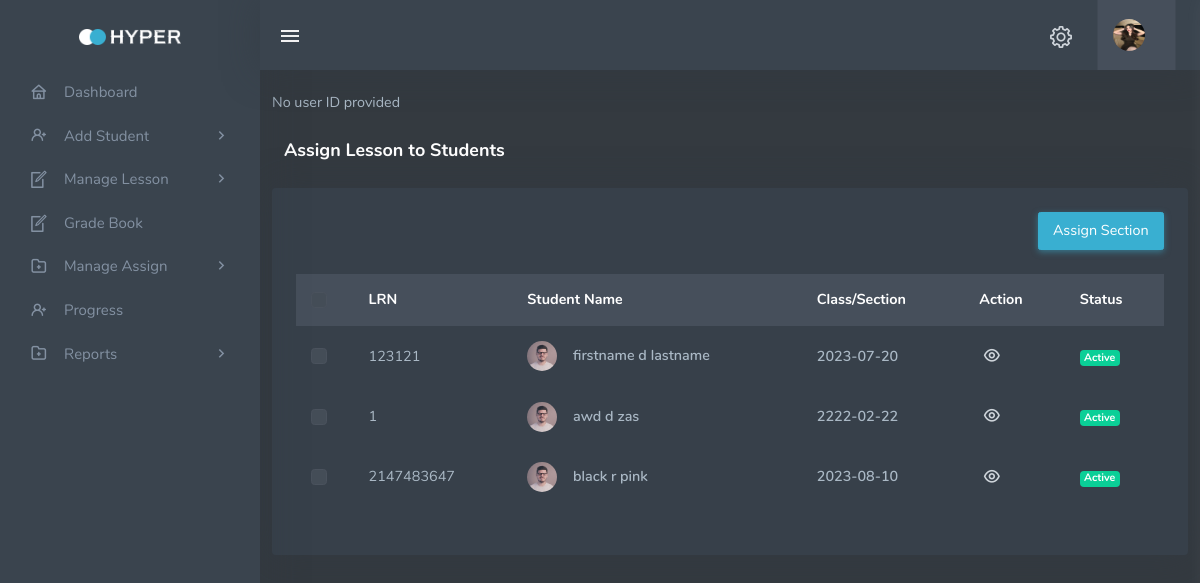
Screenshot of /Teacher_AssignClass.php with the database file from the repository.
### tables this page shows
CREATE TABLE `tbl_learner` (
  `learner_id` int(11) NOT NULL,
  `learner_auto_id` varchar(99) NOT NULL,
  `lrn` int(11) NOT NULL,
  `user_id` int(11) NOT NULL,
  `guardian_info_id` int(11) NOT NULL,
  `guardian_contact_id` int(11) NOT NULL,
  `address_id` int(11) NOT NULL,
  `level_id` int(11) NOT NULL,
  `status_id` int(11) NOT NULL,
  `account_id` int(11) NOT NULL,
  `usercredentials_id` int(11) NOT NULL
);

CREATE TABLE `tbl_learner_id` (
  `learner_id` int(11) NOT NULL,
  `learner_auto_id` varchar(99) NOT NULL,
  `lrn` int(11) NOT NULL
);

CREATE TABLE `tbl_userinfo` (
  `user_id` int(11) NOT NULL,
  `firstname` varchar(244) NOT NULL,
  `middlename` varchar(244) NOT NULL,
  `lastname` varchar(244) NOT NULL,
  `birthday` date NOT NULL,
  `gender` varchar(244) NOT NULL
);

### Teacher_AssignClass.php (the view, shortened to what this page needs)
<!DOCTYPE html>
<html lang="en" class="menuitem-active">
<head>
    <link href="assets/css/vendor/dataTables.bootstrap5.css" rel="stylesheet" type="text/css">
    <link href="assets/css/vendor/responsive.bootstrap5.css" rel="stylesheet" type="text/css">
    <link href="assets/css/icons.min.css" rel="stylesheet" type="text/css">
    <link href="assets/css/app.min.css" rel="stylesheet" type="text/css" id="light-style">
    <link href="assets/css/app-dark.min.css" rel="stylesheet" type="text/css" id="dark-style">
</head>
<body <?php include('dataconfig.php') ?>>
    <div class="wrapper">
        <div class="leftside-menu menuitem-active">
            <a href="index.php" class="logo text-center logo-light">
                <span class="logo-lg">
                    <img src="assets/images/logo.png" alt="" height="16">
                </span>
            </a>
            <div class="h-100 show" id="leftside-menu-container" data-simplebar="init">
                <div class="simplebar-wrapper" style="margin: 0px;">
                    <div class="simplebar-mask">
                        <div class="simplebar-offset" style="right: 0px; bottom: 0px;">
                            <div class="simplebar-content-wrapper" style="height: 100%; overflow: hidden;">
                                <div class="simplebar-content" style="padding: 0px;">
                                    <?php include('teacher_sidemenu.php') ?>
                                </div>
                            </div>
                        </div>
                    </div>
                    <div class="simplebar-required placeholder" style="width: 260px; height: 234px;"></div>
                </div>
            </div>
        </div>
        <div class="content-page">
            <div class="content">
                <?php include('teacher_topbar.php') ?>
                <div class="container-fluid">
                    <div class="row">
                        <div class="col-12">
                            <div class="page-title-box">
                                <h4 class="page-title">Assign Lesson to Students</h4>
                            </div>
                        </div>
                    </div>
                </div>
            </div>
            <div class="row">
                <div class="col-12">
                    <div class="card">
                        <div class="card-body">
                            <div class="row mb-2">
                                <div class="col-sm-4">
                                </div>
                                <div class="col-sm-8">
                                    <div class="text-sm-end">
                                        <button type="button" class="btn btn-info mb-2">Assign Section</button>
                                    </div>
                                </div>
                            </div>
                            <div class="table-responsive">
                                <table
                                    class="table table-centered table-borderless table-hover w-100 dt-responsive nowrap"
                                    id="products-datatable">
                                    <thead class="table-light">
                                        <tr>
                                            <th style="width: 20px;">
                                                <div class="form-check">
                                                    <input type="checkbox" class="form-check-input" id="customCheck1">
                                                    <label class="form-check-label" for="customCheck1">&nbsp;</label>
                                                </div>
                                            </th>
                                            <th>LRN</th>
                                            <th>Student Name</th>
                                            <th>Class/Section</th>
                                            <th>Action</th>
                                            <th>Status</th>
                                        </tr>
                                    </thead>
                                    <tbody>
                                        <?php
                                        include 'dbcon.php';
                                        $sql = "SELECT tbl_userinfo.user_id, tbl_learner.learner_id, tbl_learner.level_id, tbl_user_level.level, tbl_userinfo.firstname,
                                        tbl_userinfo.middlename, tbl_userinfo.lastname, tbl_userinfo.birthday, tbl_userinfo.gender, tbl_user_status.status,
                                        tbl_learner_id.lrn, tbl_address.address, tbl_usercredentials.contact, tbl_usercredentials.email
                                        FROM tbl_learner
                                        JOIN tbl_user_level ON tbl_learner.level_id = tbl_user_level.level_id
                                        JOIN tbl_userinfo ON tbl_learner.user_id = tbl_userinfo.user_id
                                        JOIN tbl_learner_id ON tbl_learner.learner_id = tbl_learner_id.learner_id
                                        JOIN tbl_user_status ON tbl_learner.status_id = tbl_user_status.status_id
                                        JOIN tbl_address ON tbl_learner.address_id = tbl_address.address_id
                                        JOIN tbl_usercredentials ON tbl_learner.usercredentials_id = tbl_usercredentials.usercredentials_id
                                        WHERE tbl_user_level.level = 'LEARNER' AND tbl_user_status.status = 1";
                                        $result = mysqli_query($conn, $sql);
                                        if ($result && mysqli_num_rows($result) > 0) {
                                            while ($row = mysqli_fetch_assoc($result)) {
                                                ?>
                                        <tr>
                                            <td>
                                                <div class="form-check">
                                                    <input type="checkbox" class="form-check-input" id="customCheck2">
                                                    <label class="form-check-label" for="customCheck2">&nbsp;</label>
                                                </div>
                                            </td>
                                            <td>
                                                <?php echo $row['lrn'] ?>
                                            </td>
                                            <td class="table-user">
                                                <img src="assets/images/users/avatar-4.jpg" alt="table-user"
                                                    class="me-2 rounded-circle">
                                                <a href="javascript:void(0);" class="text-body fw-semibold">
                                                    <?php echo $row['firstname'] . ' ' . $row['middlename'] . ' ' . $row['lastname'] ?>
                                                </a>
                                            </td>
                                            <td>
                                                <span class="fw-semibold">
                                                    <?php echo $row['birthday'] ?>
                                                </span>
                                            </td>
                                            <td>
                                                <a href="teacher_view_student.php?user_id=<?php echo $row['user_id'] ?>"
                                                    class="action-icon">
                                                    <i class="uil-eye"></i>
                                                </a>
                                            </td>
                                            <td>
                                                <?php
                                                        if ($row['status'] == 1) {
                                                            ?>
                                                <span class="badge bg-success">Active</span>
                                                <?php
                                                        } else {
                                                            ?>
                                                <span class="badge bg-warning">Inactive</span>
                                                <?php
                                                        }
                                                        ?>
                                            </td>
                                        </tr>
                                        <?php
                                            }
                                        }
                                        ?>
                                    </tbody>
                                </table>
                            </div>
                        </div>
                    </div>
                </div>
            </div>
        </div>
    </div>
</body>
</html>

### rows the page displays
tbl_learner: tbl_learner_id.lrn "123121", user.firstname "firstname", user.middlename "d", user.lastname "lastname", user.birthday "2023-07-20"
tbl_learner: tbl_learner_id.lrn "1", user.firstname "awd", user.middlename "d", user.lastname "zas", user.birthday "2222-02-22"
tbl_learner: tbl_learner_id.lrn "2147483647", user.firstname "black", user.middlename "r", user.lastname "pink", user.birthday "2023-08-10"
